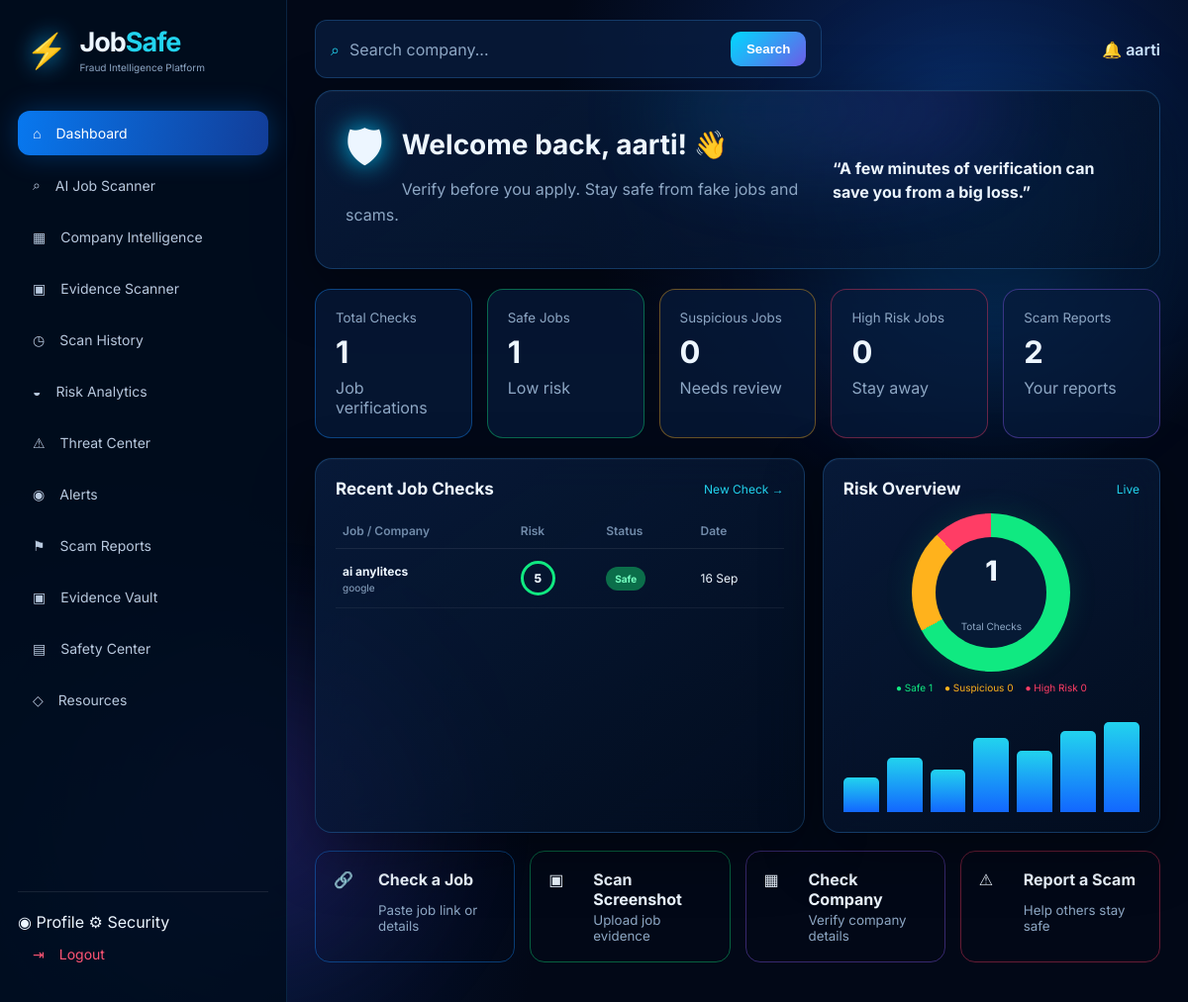
The page /dashboard/ (signed in) on the database its author committed.
### scanner/models.py (models this page shows, shortened)
class JobCheck(models.Model):
    user = models.ForeignKey(
        User,
        on_delete=models.CASCADE
    )
    title = models.CharField(
        max_length=200
    )
    company = models.CharField(
        max_length=200,
        blank=True
    )
    source = models.CharField(
        max_length=100,
        blank=True
    )
    url = models.URLField(
        blank=True
    )
    description = models.TextField(
        blank=True
    )
    risk_score = models.PositiveIntegerField(
        default=0
    )
    risk_level = models.CharField(
        max_length=30,
        default="Safe"
    )
    reasons = models.TextField(
        blank=True
    )
    created_at = models.DateTimeField(
        auto_now_add=True
    )

### accounts/views.py (the view)
# urls.py: path("dashboard/", views.dashboard, name="dashboard"),
@login_required
def dashboard(request):
    checks = (
        JobCheck.objects
        .filter(user=request.user)
        .order_by("-created_at")[:5]
    )
    total = JobCheck.objects.filter(
        user=request.user
    ).count()
    safe = JobCheck.objects.filter(
        user=request.user,
        risk_level="Safe"
    ).count()
    suspicious = JobCheck.objects.filter(
        user=request.user,
        risk_level="Suspicious"
    ).count()
    high = JobCheck.objects.filter(
        user=request.user,
        risk_level="High Risk"
    ).count()
    reports = ScamReport.objects.filter(
        user=request.user
    ).count()
    return render(
        request,
        "dashboard.html",
        {
            "checks": checks,
            "total": total,
            "safe": safe,
            "suspicious": suspicious,
            "high": high,
            "reports": reports,
            "active": "dashboard"
        }
    )

### templates/dashboard.html (shortened to what this page needs)
{% extends "base.html" %}
{% block content %}
<div class="app-shell">
    {% include "partials/sidebar.html" %}
    <main class="main">
        <header class="topbar">
            <div class="search company-search-box">
                <span class="search-icon">⌕</span>
                <input
                    type="text"
                    id="companySearchInput"
                    placeholder="Search company..."
                    autocomplete="off"
                >
                <button
                    type="button"
                    id="companySearchButton"
                >
                    Search
                </button>
            </div>
            <div class="user-chip">
                🔔
                <span>
                    {{ request.user.first_name|default:request.user.username }}
                </span>
            </div>
        </header>
        <section class="hero glass">
            <div>
                <div class="hero-icon">
                    🛡
                </div>
                <h1>
                    Welcome back,
                    {{ request.user.first_name|default:request.user.username }}!
                    👋
                </h1>
                <p>
                    Verify before you apply.
                    Stay safe from fake jobs and scams.
                </p>
            </div>
            <strong>
                “A few minutes of verification can save you from a big loss.”
            </strong>
        </section>
        <div class="stats">
            <div class="stat blue">
                <small>
                    Total Checks
                </small>
                <b>
                    {{ total }}
                </b>
                <span>
                    Job verifications
                </span>
            </div>
            <div class="stat green">
                <small>
                    Safe Jobs
                </small>
                <b>
                    {{ safe }}
                </b>
                <span>
                    Low risk
                </span>
            </div>
            <div class="stat orange">
                <small>
                    Suspicious Jobs
                </small>
                <b>
                    {{ suspicious }}
                </b>
                <span>
                    Needs review
                </span>
            </div>
            <div class="stat red">
                <small>
                    High Risk Jobs
                </small>
                <b>
                    {{ high }}
                </b>
                <span>
                    Stay away
                </span>
            </div>
            <div class="stat purple">
                <small>
                    Scam Reports
                </small>
                <b>
                    {{ reports }}
                </b>
                <span>
                    Your reports
                </span>
            </div>
        </div>
        <div class="grid-2">
            <section class="panel glass">
                <div class="panel-title">
                    <h2>
                        Recent Job Checks
                    </h2>
                    <a href="{% url 'check_job' %}">
                        New Check →
                    </a>
                </div>
                <table>
                    <tr>
                        <th>
                            Job / Company
                        </th>
                        <th>
                            Risk
                        </th>
                        <th>
                            Status
                        </th>
                        <th>
                            Date
                        </th>
                    </tr>
                    {% for c in checks %}
                    <tr>
                        <td>
                            <b>
                                {{ c.title }}
                            </b>
                            <small>
                                {{ c.company }}
                            </small>
                        </td>
                        <td>
                            <span
                                class="score {{ c.risk_level|slugify }}"
                            >
                                {{ c.risk_score }}
                            </span>
                        </td>
                        <td>
                            <span
                                class="badge {{ c.risk_level|slugify }}"
                            >
                                {{ c.risk_level }}
                            </span>
                        </td>
                        <td>
                            {{ c.created_at|date:"d M" }}
                        </td>
                    </tr>
                    {% endfor %}
                </table>
            </section>
            <section class="panel glass">
                <div class="panel-title">
                    <h2>
                        Risk Overview
                    </h2>
                    <span>
                        Live
                    </span>
                </div>
                <div
                    class="donut"
                    style="
                        --safe:{{ safe }};
                        --susp:{{ suspicious }};
                        --high:{{ high }};
                    "
                >
                    <div>
                        {{ total }}
                        <small>
                            Total Checks
                        </small>
                    </div>
                </div>
                <div class="legend">
                    <span>
                        ● Safe {{ safe }}
                    </span>
                    <span>
                        ● Suspicious {{ suspicious }}
                    </span>
                    <span>
                        ● High Risk {{ high }}
                    </span>
                </div>
                <div class="mini-chart">
                    <i></i>
                    <i></i>
                    <i></i>
                    <i></i>
                    <i></i>
                    <i></i>
                    <i></i>
                </div>
            </section>
        </div>
        <div class="quick-grid">
            <a
                class="quick blue"
                href="{% url 'check_job' %}"
            >
                🔗
                <b>
                    Check a Job
                </b>
                <small>
                    Paste job link or details
                </small>
            </a>
            <a
                class="quick green"
                href="{% url 'screenshot' %}"
            >
                ▣
                <b>
                    Scan Screenshot
                </b>
                <small>
                    Upload job evidence
                </small>
            </a>
            <a
                class="quick purple"
                href="{% url 'company_check' %}"
            >
                ▦
                <b>
                    Check Company
                </b>
                <small>
                    Verify company details
                </small>
            </a>
            <a
                class="quick red"
                href="{% url 'scam_reports' %}"
            >
                ⚠
                <b>
                    Report a Scam
                </b>
                <small>
                    Help others stay safe
                </small>
            </a>
        </div>
    </main>
</div>
{% endblock %}

### rows shown on the page
JobCheck: title "ai anylitecs", company "google", risk_score "5", risk_level "Safe", created_at "16 Sep"

### other values the page prints
{{ request.user.first_name|default:request.user.username }} "aarti"
{{ total }} "1"
{{ safe }} "1"
{{ suspicious }} "0"
{{ high }} "0"
{{ reports }} "2"
